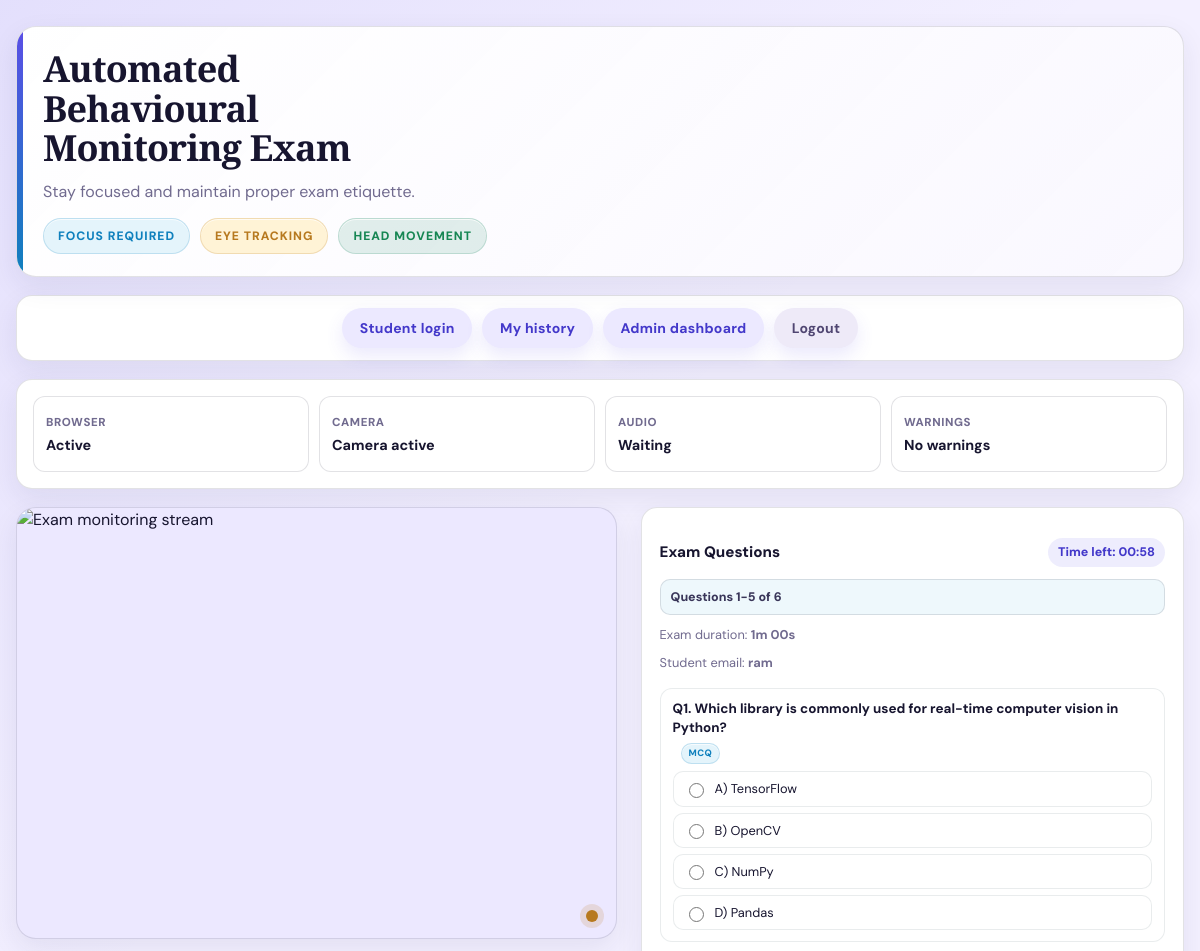
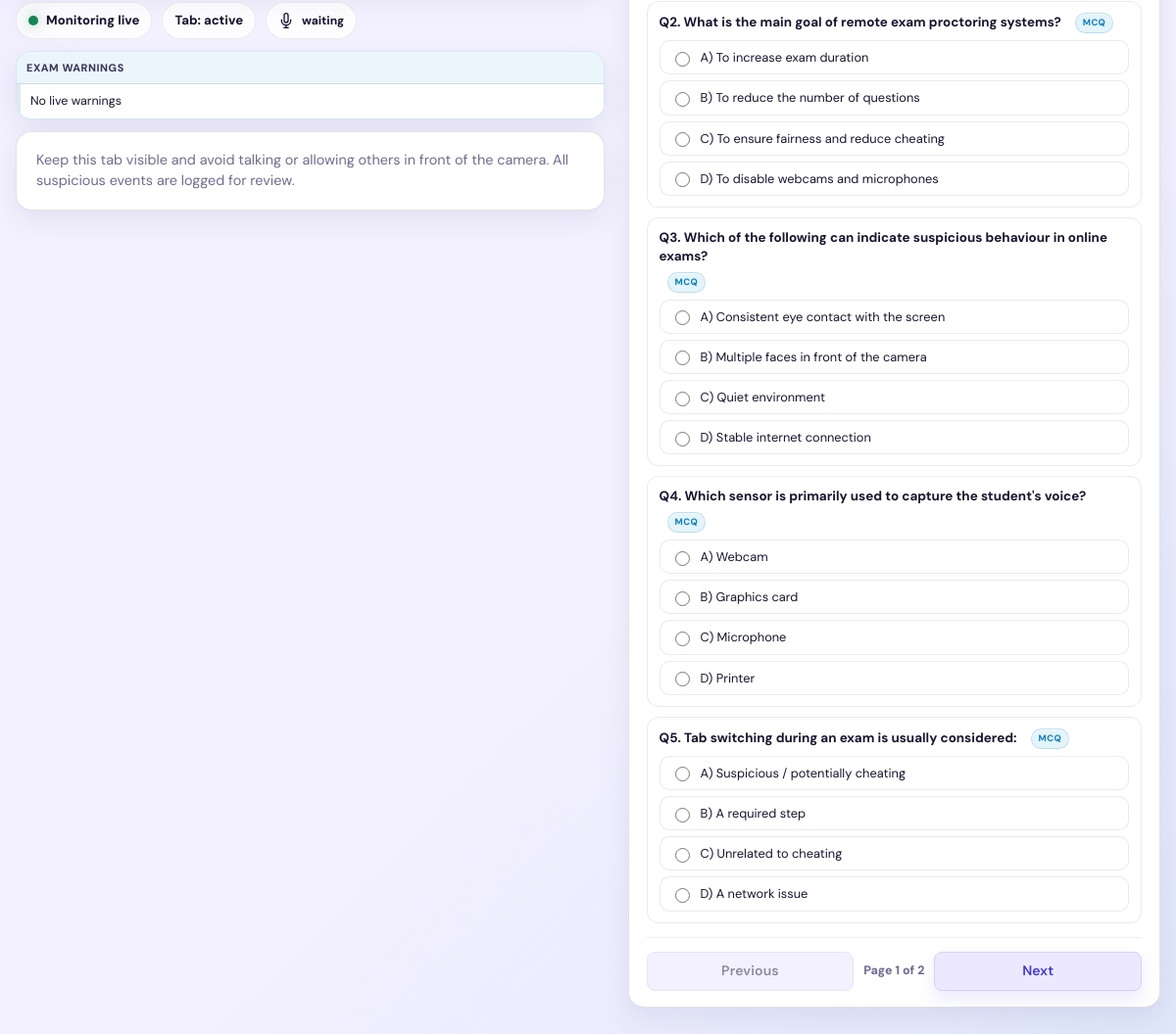
The page / (signed in) on the database its author committed (2 pictures, top to bottom).
### tables this page shows
CREATE TABLE questions (
                id INTEGER PRIMARY KEY AUTOINCREMENT,
                exam_id INTEGER NOT NULL,
                text TEXT NOT NULL,
                option_a TEXT NOT NULL,
                option_b TEXT NOT NULL,
                option_c TEXT NOT NULL,
                option_d TEXT NOT NULL,
                correct_option TEXT NOT NULL, question_type TEXT NOT NULL DEFAULT 'MCQ', correct_text TEXT NOT NULL DEFAULT '',
                FOREIGN KEY (exam_id) REFERENCES exams(id) ON DELETE CASCADE
            );

### app.py (the view)
@app.get("/")
def index():
    student_name = session.get("student_name")
    if not student_name:
        audio_monitor.set_active_student(None)
        return redirect(url_for("student_login"))
    audio_monitor.set_active_student(student_name)
    exam_id = ensure_default_exam()
    exam, questions = get_exam_with_questions(exam_id)
    exam_duration_seconds = _exam_total_duration_seconds(exam)
    return render_template(
        "index.html",
        exam=exam,
        questions=questions,
        student_name=student_name,
        exam_duration_seconds=exam_duration_seconds,
        allow_submit=bool(MONITORING_CONFIG.get("allow_submit_exam", True)),
        err=request.args.get("err"),
    )

### app.py (called while the page is built)
def _exam_total_duration_seconds(exam) -> int:
    minutes = int(exam["duration_minutes"] or 0)
    seconds = int(exam["duration_seconds"] or 0)
    return (minutes * 60) + seconds

### audio_monitor.py (called while the page is built)
    def set_active_student(self, student_name: Optional[str]) -> None:
        clean_name = (student_name or "").strip().lower() or None
        with self._active_student_lock:
            self._active_student_name = clean_name

### monitoring_db.py (called while the page is built, shortened)
def _get_connection() -> sqlite3.Connection:
    conn = sqlite3.connect(DB_PATH, check_same_thread=False)
    conn.row_factory = sqlite3.Row
    return conn

def ensure_default_exam() -> int:
    conn = _get_connection()
    try:
        cur = conn.cursor()
        cur.execute("SELECT id FROM exams ORDER BY id LIMIT 1")
        row = cur.fetchone()
        if row:
            return int(row["id"])
    finally:
        conn.close()

def get_exam_with_questions(exam_id: int) -> Tuple[sqlite3.Row, List[sqlite3.Row]]:
    conn = _get_connection()
    try:
        cur = conn.cursor()
        cur.execute("SELECT * FROM exams WHERE id = ?", (exam_id,))
        exam = cur.fetchone()
        if not exam:
            raise ValueError(f"Exam {exam_id} not found")
        cur.execute(
            """
            SELECT * FROM questions
            WHERE exam_id = ?
            ORDER BY id
            """,
            (exam_id,),
        )
        questions = cur.fetchall()
        return exam, questions
    finally:
        conn.close()

### templates/index.html (shortened to what this page needs)
<!DOCTYPE html>
<html lang="en">
  <head>
    <link rel="stylesheet" href="/static/css/app.css" />
  </head>
  <body>
    <div class="page-shell">
      <div class="hero">
        <div>
          <h1 class="hero-title">Automated Behavioural Monitoring Exam</h1>
          <p class="hero-subtitle">
            Stay focused and maintain proper exam etiquette.
          </p>
          <div class="hero-badges">
            <span class="badge info">Focus required</span>
            <span class="badge warning">Eye tracking</span>
            <span class="badge success">Head movement</span>
          </div>
        </div>
      </div>
      <div class="nav-pills">
        <a class="nav-pill" href="/student_login">Student login</a>
        <a class="nav-pill" href="/my_history">My history</a>
        <a class="nav-pill" href="/login">Admin dashboard</a>
        <a class="nav-pill danger" href="/student_logout">Logout</a>
      </div>
      <div class="monitor-strip card">
        <div class="monitor-process-grid">
          <div class="monitor-process">
            <span>Browser</span>
            <strong id="browser-process">Active</strong>
          </div>
          <div class="monitor-process">
            <span>Camera</span>
            <strong id="video-process">Camera active</strong>
          </div>
          <div class="monitor-process">
            <span>Audio</span>
            <strong id="audio-process">Waiting</strong>
          </div>
          <div class="monitor-process">
            <span>Warnings</span>
            <strong id="warning-count-label">No warnings</strong>
          </div>
        </div>
      </div>
      <div class="layout">
        <div>
          <div class="video-card">
            <img src="/video_feed" alt="Exam monitoring stream" />
          </div>
          <div class="status-row">
            <span class="pill"><span class="dot"></span>Monitoring live</span>
            <span class="pill" id="focus-status">Tab: active</span>
            <span class="pill" id="mic-status" title="Microphone status">
              <svg class="mic-icon" viewBox="0 0 24 24" fill="none" stroke="currentColor" stroke-width="2">
                <path d="M12 1a3 3 0 0 0-3 3v8a3 3 0 0 0 6 0V4a3 3 0 0 0-3-3z"></path>
                <path d="M19 10v2a7 7 0 0 1-14 0v-2"></path>
                <line x1="12" y1="19" x2="12" y2="23"></line>
                <line x1="8" y1="23" x2="16" y2="23"></line>
              </svg>
              <span class="mic-text">waiting</span>
            </span>
          </div>
          <div class="video-warning-panel">
            <div class="video-warning-title">Exam Warnings</div>
            <ul id="live-warning-list" class="warn-list video-warning-list">
              <li class="warn-item">No live warnings</li>
            </ul>
          </div>
          <div class="card card-pad" style="margin-top: 12px">
            <p style="margin: 0; color: var(--muted); font-size: 0.9rem;">
              Keep this tab visible and avoid talking or allowing others in front
              of the camera. All suspicious events are logged for review.
            </p>
          </div>
        </div>
        <form
          class="card exam-panel"
          method="post"
          action="/submit_exam"
          id="exam-form"
          data-duration-seconds="{{ exam_duration_seconds }}"
        >
          <div class="status-row" style="justify-content: space-between; margin-bottom: 12px">
            <div class="exam-title">Exam Questions</div>
            <div class="timer" id="timer-label"></div>
          </div>
          <div class="question-pager-status" id="question-pager-status">
          </div>
          <div class="field-label" style="margin-bottom: 8px;">
            Exam duration:
            <strong>
              {{ (exam_duration_seconds // 60) }}m {{ "%02d"|format(exam_duration_seconds % 60) }}s
            </strong>
          </div>
          <div class="field-label">
            Student email: <strong>{{ student_name }}</strong>
          </div>
          {% for q in questions %}
          <div class="question" data-question-index="{{ loop.index0 }}">
            <div class="question-text">
              Q{{ loop.index }}. {{ q["text"] }}
              <span class="badge info" style="margin-left: 8px;">
                {{ (q["question_type"] or "MCQ").replace("_", " ") }}
              </span>
            </div>
            {% set q_type = (q["question_type"] or "MCQ") %}
            {% if q_type == "SHORT_ANSWER" %}
            <div class="options">
              <label>
                <input
                  class="text-input"
                  type="text"
                  name="q_{{ q['id'] }}"
                  placeholder="Type your answer"
                  required
                />
              </label>
            </div>
            {% else %}
            <div class="options">
              <label>
                <input type="radio" name="q_{{ q['id'] }}" value="A" required />
                A) {{ q["option_a"] }}
              </label>
              <label>
                <input type="radio" name="q_{{ q['id'] }}" value="B" />
                B) {{ q["option_b"] }}
              </label>
              <label>
                <input type="radio" name="q_{{ q['id'] }}" value="C" />
                C) {{ q["option_c"] }}
              </label>
              <label>
                <input type="radio" name="q_{{ q['id'] }}" value="D" />
                D) {{ q["option_d"] }}
              </label>
            </div>
            {% endif %}
          </div>
          {% endfor %}
          <div class="question-pager-controls" id="question-pager-controls">
            <button class="btn btn-secondary" type="button" id="prev-question-page">
              Previous
            </button>
            <span class="question-page-count" id="question-page-count"></span>
            <button class="btn btn-primary" type="button" id="next-question-page">
              Next
            </button>
          </div>
        </form>
      </div>
    </div>
  </body>
  </html>

### rows shown on the page
questions: text "Which library is commonly used for real-time computer vision in Python?", question_type "MCQ", option_a "TensorFlow", option_b "OpenCV", option_c "NumPy", option_d "Pandas"
questions: text "What is the main goal of remote exam proctoring systems?", question_type "MCQ", option_a "To increase exam duration", option_b "To reduce the number of questions", option_c "To ensure fairness and reduce cheating", option_d "To disable webcams and microphones"
questions: text "Which of the following can indicate suspicious behaviour in online exams?", question_type "MCQ", option_a "Consistent eye contact with the screen", option_b "Multiple faces in front of the camera", option_c "Quiet environment", option_d "Stable internet connection"
questions: text "Which sensor is primarily used to capture the student's voice?", question_type "MCQ", option_a "Webcam", option_b "Graphics card", option_c "Microphone", option_d "Printer"
questions: text "Tab switching during an exam is usually considered:", question_type "MCQ", option_a "Suspicious / potentially cheating", option_b "A required step", option_c "Unrelated to cheating", option_d "A network issue"

### other values the page prints
{{ (exam_duration_seconds // 60) }} "1"
{{ "%02d"|format(exam_duration_seconds % 60) }} "00"
{{ student_name }} "ram"
